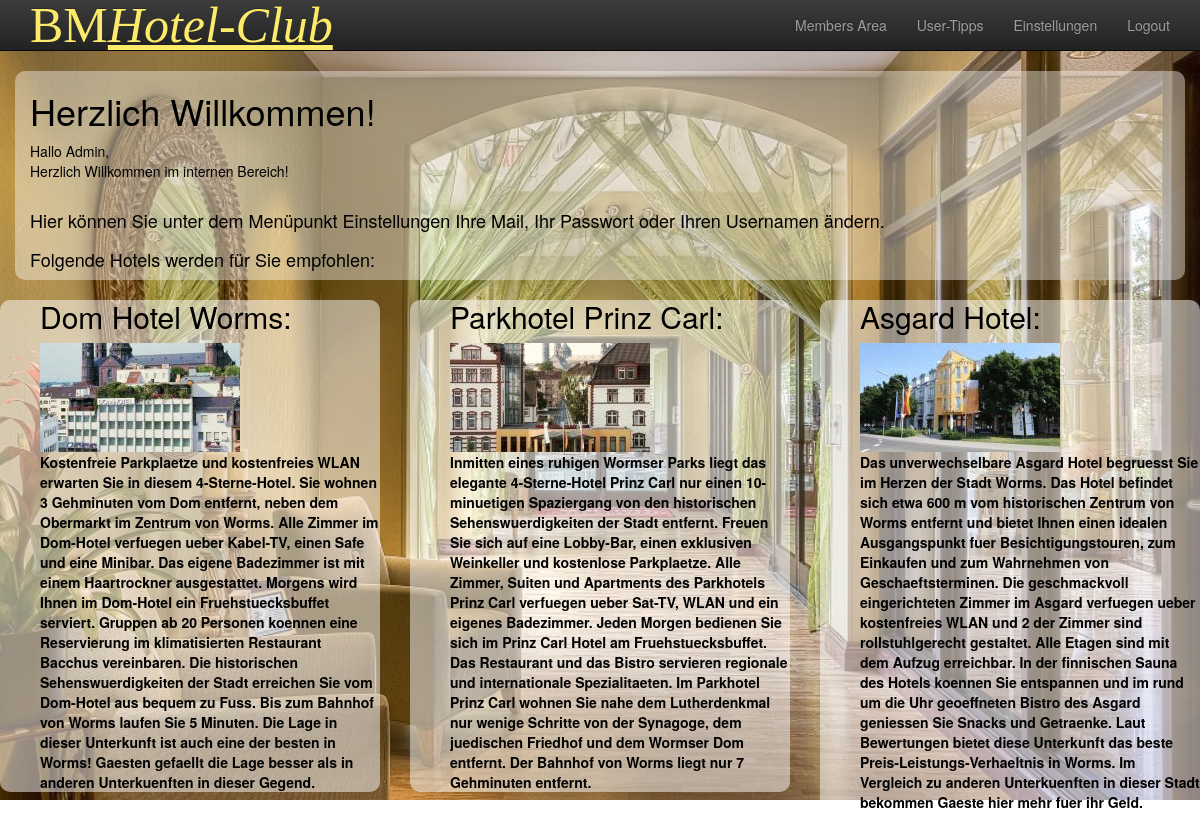
/internal.php (signed in), run on the app's committed database.
### tables this page shows
CREATE TABLE `users` (
  `id` int(10) UNSIGNED NOT NULL,
  `email` varchar(255) NOT NULL,
  `passwort` varchar(255) NOT NULL,
  `username` varchar(255) NOT NULL,
  `created_at` timestamp NOT NULL DEFAULT CURRENT_TIMESTAMP,
  `updated_at` timestamp NULL DEFAULT NULL
);

CREATE TABLE `Hotelbeschreibung` (
  `Hotelbeschreibung_ID` int(11) NOT NULL,
  `Beschreibung` text NOT NULL,
  `Hotel_ID` int(11) NOT NULL
);

### htdocs/inc/functions.inc.php (called while the page is built, shortened)
<?php
function check_user() {
	global $pdo;
	$statement = $pdo->prepare("SELECT * FROM users WHERE id = :id");
	$result = $statement->execute(array('id' => $_SESSION['userid']));
	$user = $statement->fetch();
	return $user;
}
function is_checked_in() {
	return isset($_SESSION['userid']);
}

### htdocs/internal.php (the view, shortened to what this page needs)
<?php
require_once("inc/config.inc.php");
require_once("inc/functions.inc.php");
$user = check_user();
include("templates/header.inc.php");
?>
<div class="container main-container" id="schwarzeschrift">
<h1>Herzlich Willkommen!</h1>
Hallo <?php echo htmlentities($user['username']); ?>,<br>
Herzlich Willkommen im internen Bereich!<br><br>
<h4>Hier können Sie unter dem Menüpunkt Einstellungen Ihre Mail, Ihr Passwort oder Ihren Usernamen ändern.</h4>
<h4> Folgende Hotels werden für Sie empfohlen: </h4>
</div>
   <div class="row">
        <div class="col-md-4">
          <ul class="blocktext"><b>
                <h2>Dom Hotel Worms: </h2>
		<td><img src="img/Dom_Hotel.gif" alt="Dom Hotel" width="200" height="109"/><br /></td>
	                <?php
			$statement=$pdo->prepare('SELECT Beschreibung FROM Hotelbeschreibung WHERE Hotelbeschreibung_ID = ?');
			$statement->execute(array(2));
			$bes=$statement->fetch();
			echo $bes['Beschreibung'];?>
             	</div>
	<div class="col-md-4">
	 <ul class="blocktext"><b>
		<h2>Parkhotel Prinz Carl: </h2>
		<td><img src="img/Park_Hotel.gif" alt="Parkhotel Prinz Carl" width"200" height="109"/><br /></td>
                <?php
			$statement=$pdo->prepare('SELECT Beschreibung FROM Hotelbeschreibung WHERE Hotelbeschreibung_ID = ?');
			$statement->execute(array(1));
			$bes=$statement->fetch();
			echo $bes['Beschreibung'];?>
		</div>
	<div class="col-md-4">
	 <ul class="blocktext"><b>
		<h2> Asgard Hotel: </h2>
		<td><img src="img/Asgard_Hotel.gif" alt="Asgrad Hotel" width"200" height="109"/><br /></td>
                <?php
			$statement=$pdo->prepare('SELECT Beschreibung FROM Hotelbeschreibung WHERE Hotelbeschreibung_ID = ?');
			$statement->execute(array(3));
			$bes=$statement->fetch();
			echo $bes['Beschreibung'];?>
		</div>
      </div>
<?php
include("templates/footer.inc.php")
?>

### htdocs/templates/header.inc.php (shortened to what this page needs)
<!DOCTYPE html>
<html lang="de">
  <head>
    <link href="css/bootstrap.min.css" rel="stylesheet">
    <link rel="stylesheet" href="css/bootstrap-theme.min.css">
    <link href="css/style.css" rel="stylesheet">
  </head>
  <body>
  <nav class="navbar navbar-inverse navbar-static-top">
      <div class="container">
        <div class="navbar-header">
          <a class="navbar-brand" id="logo" href="index.php">BM<i><u>Hotel-Club</u></i></b></a>
        </div>
        <?php if(!is_checked_in()): ?>
        <div id="navbar" class="navbar-collapse collapse">
          <form class="navbar-form navbar-right" action="login.php" method="post">
			<table class="login" role="presentation">
				<tbody>
					<tr>
						<td>
							<div class="input-group">
								<div class="input-group-addon"><span class="glyphicon glyphicon-envelope"></span></div>
								<input class="form-control" placeholder="E-Mail" name="email" type="email" required>
							</div>
						</td>
						<td><input class="form-control" placeholder="Passwort" name="passwort" type="password" value="" required></td>
						<td><button type="submit" class="btn btn-success">Login</button></td>
					</tr>
					<tr>
						<td><label style="margin-bottom: 0px; font-weight: normal;"><input type="checkbox" name="angemeldet_bleiben" value="remember-me" title="Angemeldet bleiben"  checked="checked" style="margin: 0; vertical-align: middle;" /> <small>Angemeldet bleiben</small></label></td>
						<td><small><a href="passwortvergessen.php">Passwort vergessen</a></small></td>
						<td></td>
					</tr>
				</tbody>
			</table>
          </form>
        </div>
        <?php else: ?>
        <div id="navbar" class="navbar-collapse collapse">
         <ul class="nav navbar-nav navbar-right">
         	<li><a href="internal.php">Members Area</a></li>
		<li><a href="tipp.php">User-Tipps</a></li>
            <li><a href="settings.php">Einstellungen</a></li>
            <li><a href="logout.php">Logout</a></li>
          </ul>
        </div>
        <?php endif; ?>
      </div>
    </nav>

### htdocs/templates/footer.inc.php (shortened to what this page needs)
</html>

### htdocs/css/style.css (style rules this page uses)
.navbar { margin-bottom: 0px; }
.navbar-inverse .navbar-brand { font-size: 2em; color: #fff; }
.main-container { margin-top: 20px; }
ul.blocktext { display:block; margin-left: auto; margin-right: auto; postion: relative; color: black; border: 4px black; border-radius: 10px; background: rgba(255,255,255,0.5); }
#logo { font-size: 50px; font-family: 'Bevan'; color:#fcea6a; }
#schwarzeschrift { color: black; border: 0px; border-radius: 10px; background: rgba(255,255,255,0.4); }

### data on the page
users: username "Admin"
hotelbeschreibung: Beschreibung "Kostenfreie Parkplaetze und kostenfreies WLAN erwarten Sie in diesem 4-Sterne-Hotel. Sie wohnen 3 Gehminuten vom Dom entfernt, neben dem Obermarkt im Zentrum von Worms. Alle Zimmer im Dom-Hotel verfuegen ueber Kabel-TV, einen Safe und eine Minibar. Das eigene Badezimmer ist mit einem Haartrockner ausgestattet. Morgens wird Ihnen im Dom-Hotel ein Fruehstuecksbuffet serviert. Gruppen ab 20 Personen koennen eine Reservierung im klimatisierten Restaurant Bacchus vereinbaren. Die historischen Sehenswuerdigkeiten der Stadt erreichen Sie vom Dom-Hotel aus bequem zu Fuss. Bis zum Bahnhof von Worms laufen Sie 5 Minuten. Die Lage in dieser Unterkunft ist auch eine der besten in Worms! Gaesten…"
hotelbeschreibung: Beschreibung "Inmitten eines ruhigen Wormser Parks liegt das elegante 4-Sterne-Hotel Prinz Carl nur einen 10-minuetigen Spaziergang von den historischen Sehenswuerdigkeiten der Stadt entfernt. Freuen Sie sich auf eine Lobby-Bar, einen exklusiven Weinkeller und kostenlose Parkplaetze. Alle Zimmer, Suiten und Apartments des Parkhotels Prinz Carl verfuegen ueber Sat-TV, WLAN und ein eigenes Badezimmer. Jeden Morgen bedienen Sie sich im Prinz Carl Hotel am Fruehstuecksbuffet. Das Restaurant und das Bistro servieren regionale und internationale Spezialitaeten. Im Parkhotel Prinz Carl wohnen Sie nahe dem Lutherdenkmal nur wenige Schritte von der Synagoge, dem juedischen Friedhof und dem Wormser Dom entfernt.…"
hotelbeschreibung: Beschreibung "Das unverwechselbare Asgard Hotel begruesst Sie im Herzen der Stadt Worms. Das Hotel befindet sich etwa 600 m vom historischen Zentrum von Worms entfernt und bietet Ihnen einen idealen Ausgangspunkt fuer Besichtigungstouren, zum Einkaufen und zum Wahrnehmen von Geschaeftsterminen. Die geschmackvoll eingerichteten Zimmer im Asgard verfuegen ueber kostenfreies WLAN und 2 der Zimmer sind rollstuhlgerecht gestaltet. Alle Etagen sind mit dem Aufzug erreichbar. In der finnischen Sauna des Hotels koennen Sie entspannen und im rund um die Uhr geoeffneten Bistro des Asgard geniessen Sie Snacks und Getraenke. Laut Bewertungen bietet diese Unterkunft das beste Preis-Leistungs-Verhaeltnis in Worms. Im…"
